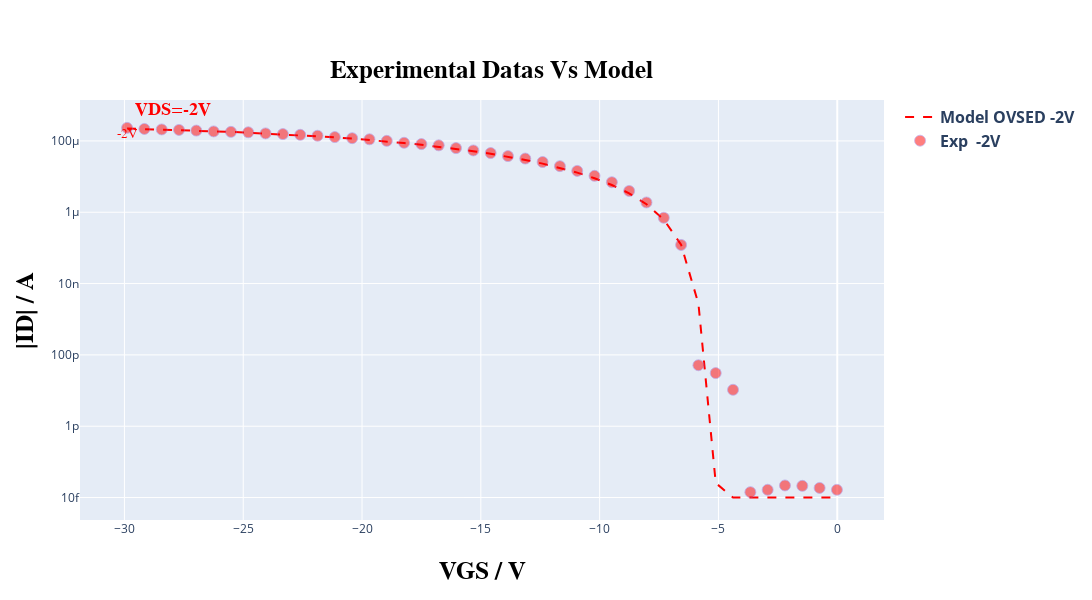
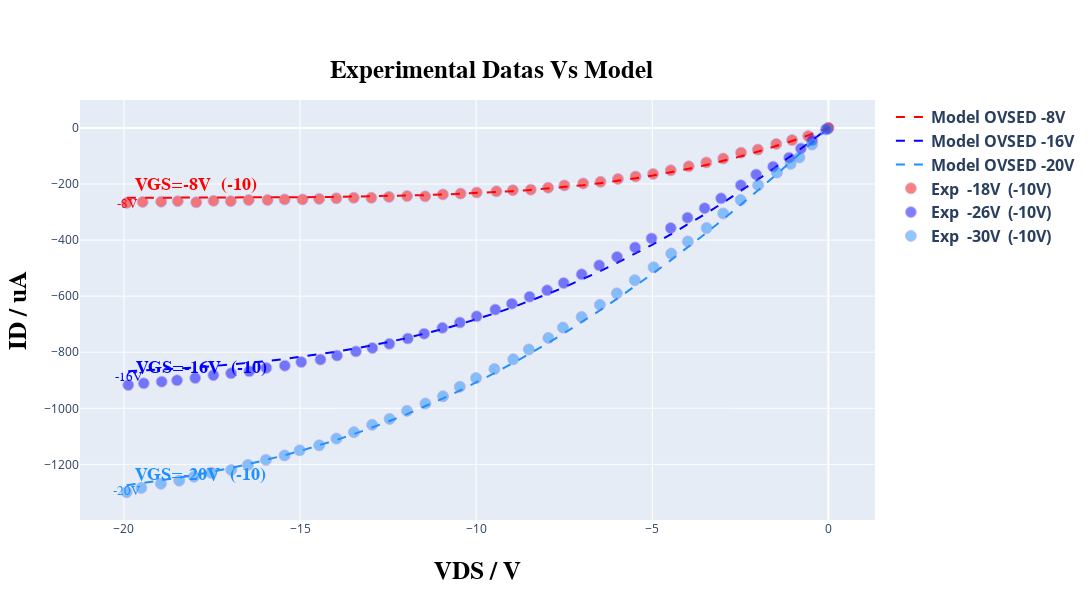

Write notebook code for charts like these, in order.
### Code cell
# @title ##### ***GRAFICS PLOT OPTION:*** { run: "auto" }
option = 'show both curves' # @param ["Show Transfer curve", "Show output curve", "show both curves"]

plot = initialize_graphics_plot(settings['image_size_width'], settings['image_size_height'])
model = instance_model(read, TFTModel, n_points, type_curve_plot, load_parameters, input_voltage, Vv, load_idleak, width_t, count_transfer, tp_tst, settings['experimental_data_scale_transfer'], settings['current_typic'], resistance, current)
in_model_data, in_exp_data, out_model_data, out_exp_data = load_experimental_data(read, count_transfer, Vv, Id, model, count_output)
plot_curves(option, plot, list_tension, list_tension_shift, count_transfer, in_model_data, out_model_data, in_exp_data, out_exp_data, shift_list, settings['select_files'], settings['current_typic'], type_curve_plot)
read.compute_relative_distance(Id, model)

### Figure 1 — Plotly figure (JSON) as saved in the notebook; plotly's stock layout.template omitted (floating-point values rounded to 4 significant figures)
{"data": [{"line": {"color": "rgb(255, 0, 0)", "dash": "dash"}, "mode": "lines+text", "name": "<b>Model OVSED<b> <b>-2V<b>", "text": ["-2V"], "textfont": {"color": "rgb(255, 0, 0)", "family": "Times New Roman", "size": 13}, "textposition": "bottom center", "type": "scatter", "x": [-29.89, -29.16, -28.43, -27.7, -26.97, -26.24, -25.52, -24.79, -24.06, -23.33, -22.6, -21.87, -21.14, -20.42, -19.69, -18.96, -18.23, -17.5, -16.77, -16.04, -15.32, -14.59, -13.86, -13.13, -12.4, -11.67, -10.94, -10.21, -9.486, -8.758, -8.029, -7.3, -6.572, -5.843, -5.114, -4.386, -3.657, -2.929, -2.2, -1.471, -0.7426, -0.014], "y": [0.0002219, 0.0002155, 0.0002088, 0.0002018, 0.0001944, 0.0001867, 0.0001788, 0.0001705, 0.000162, 0.0001532, 0.0001441, 0.0001349, 0.0001255, 0.000116, 0.0001064, 9.682e-05, 8.732e-05, 7.796e-05, 6.883e-05, 6e-05, 5.155e-05, 4.357e-05, 3.612e-05, 2.928e-05, 2.311e-05, 1.764e-05, 1.293e-05, 8.986e-06, 5.81e-06, 3.387e-06, 1.679e-06, 6.237e-07, 1.226e-07, 2.735e-09, 2.557e-14, 1e-14, 1e-14, 1e-14, 1e-14, 1e-14, 1e-14, 1e-14]}, {"marker": {"color": "rgb(255, 0, 0)", "line": {"color": "MediumPurple", "width": 0.8}, "opacity": 0.5, "size": 11}, "mode": "markers+text", "name": "<b>Exp <b> <b>-2V<b>", "text": ["<b>VDS<b>=-2V"], "textfont": {"color": "rgb(255, 0, 0)", "family": "Times New Roman", "size": 18}, "textposition": "top right", "type": "scatter", "x": [-29.89, -29.16, -28.43, -27.7, -26.97, -26.24, -25.52, -24.79, -24.06, -23.33, -22.6, -21.87, -21.14, -20.42, -19.69, -18.96, -18.23, -17.5, -16.77, -16.04, -15.32, -14.59, -13.86, -13.13, -12.4, -11.67, -10.94, -10.21, -9.486, -8.758, -8.029, -7.3, -6.572, -5.843, -5.114, -4.386, -3.657, -2.929, -2.2, -1.471, -0.7426, -0.014], "y": [0.0002321, 0.0002166, 0.0002097, 0.0002035, 0.0001948, 0.0001847, 0.0001794, 0.0001748, 0.0001626, 0.0001556, 0.0001483, 0.0001397, 0.0001282, 0.0001194, 0.000111, 0.0001003, 8.867e-05, 8.163e-05, 7.517e-05, 6.278e-05, 5.399e-05, 4.57e-05, 3.753e-05, 3.2e-05, 2.564e-05, 1.962e-05, 1.442e-05, 1.05e-05, 6.944e-06, 3.946e-06, 1.88e-06, 7.007e-07, 1.211e-07, 5.126e-11, 3.088e-11, 1.05e-11, 1.418e-14, 1.65e-14, 2.181e-14, 2.128e-14, 1.858e-14, 1.648e-14]}], "layout": {"height": 600, "legend": {"font": {"size": 16}}, "title": {"font": {"color": "black", "family": "Overpass", "size": 25}, "text": "<b>Experimental Datas Vs Model<b>", "x": 0.45, "y": 0.9}, "width": 1100, "xaxis": {"title": {"font": {"color": "black", "family": "Overpass", "size": 25}, "standoff": 25, "text": "<b>VGS / V<b>"}}, "yaxis": {"title": {"font": {"color": "black", "family": "Overpass", "size": 25}, "standoff": 10, "text": "<b>|ID| / A<b>"}, "type": "log"}}}

### Figure 2 — Plotly figure (JSON) as saved in the notebook; plotly's stock layout.template omitted (floating-point values rounded to 4 significant figures)
{"data": [{"line": {"color": "rgb(255, 0, 0)", "dash": "dash"}, "mode": "lines+text", "name": "<b>Model OVSED<b> <b>-8V<b>", "text": ["-8V"], "textfont": {"color": "rgb(255, 0, 0)", "family": "Times New Roman", "size": 13}, "textposition": "bottom center", "type": "scatter", "x": [-19.92, -19.47, -18.94, -18.47, -17.95, -17.46, -16.97, -16.46, -15.92, -15.44, -14.93, -14.46, -13.97, -13.47, -12.97, -12.48, -11.96, -11.45, -10.95, -10.44, -9.985, -9.425, -8.958, -8.45, -7.956, -7.494, -6.961, -6.468, -5.974, -5.472, -4.977, -4.475, -3.964, -3.465, -2.984, -2.478, -2.001, -1.48, -1.029, -0.573, 0.0005882, 0.0005882], "y": [-249.2, -249.2, -249.1, -249.0, -248.9, -248.8, -248.6, -248.3, -248.0, -247.6, -247.1, -246.5, -245.9, -245.0, -244.0, -242.8, -241.3, -239.5, -237.5, -235.0, -232.5, -228.9, -225.4, -221.0, -216.1, -210.9, -204.1, -196.9, -188.9, -179.7, -169.6, -158.3, -145.6, -131.9, -117.6, -101.1, -84.38, -64.63, -46.28, -26.54, -0.02815, -0.02815]}, {"line": {"color": "rgb(0, 0, 255)", "dash": "dash"}, "mode": "lines+text", "name": "<b>Model OVSED<b> <b>-16V<b>", "text": ["-16V"], "textfont": {"color": "rgb(0, 0, 255)", "family": "Times New Roman", "size": 13}, "textposition": "bottom center", "type": "scatter", "x": [-19.88, -19.44, -18.93, -18.49, -17.98, -17.46, -16.96, -16.44, -15.96, -15.43, -14.97, -14.42, -13.95, -13.41, -12.95, -12.46, -11.94, -11.48, -10.96, -10.46, -9.986, -9.456, -8.986, -8.483, -7.984, -7.515, -7.004, -6.505, -5.998, -5.487, -5.02, -4.475, -3.998, -3.513, -3.046, -2.485, -2.048, -1.567, -1.113, -0.78, -0.459, -0.069], "y": [-867.6, -865.0, -861.7, -858.4, -854.2, -849.3, -844.1, -838.0, -831.7, -824.1, -816.6, -806.9, -797.8, -786.2, -775.3, -762.9, -748.4, -734.5, -717.6, -700.2, -682.3, -660.9, -640.6, -617.5, -593.2, -568.9, -541.0, -512.2, -481.5, -448.9, -417.7, -379.6, -344.8, -308.0, -271.2, -225.3, -188.2, -146.2, -105.3, -74.49, -44.24, -6.72]}, {"line": {"color": "rgb(30, 144, 255)", "dash": "dash"}, "mode": "lines+text", "name": "<b>Model OVSED<b> <b>-20V<b>", "text": ["-20V"], "textfont": {"color": "rgb(30, 144, 255)", "family": "Times New Roman", "size": 13}, "textposition": "bottom center", "type": "scatter", "x": [-19.92, -19.51, -18.95, -18.43, -18.01, -17.52, -16.95, -16.48, -15.97, -15.44, -15.01, -14.46, -13.97, -13.47, -12.95, -12.46, -11.96, -11.44, -10.94, -10.46, -10.0, -9.482, -8.946, -8.506, -7.95, -7.536, -7.007, -6.486, -6.005, -5.496, -4.963, -4.461, -3.989, -3.457, -2.986, -2.489, -1.993, -1.46, -1.07, -0.823, -0.464, -0.019], "y": [-1275.0, -1268.0, -1258.0, -1247.0, -1238.0, -1227.0, -1213.0, -1200.0, -1184.0, -1167.0, -1153.0, -1132.0, -1113.0, -1092.0, -1069.0, -1045.0, -1021.0, -992.6, -964.7, -936.6, -908.1, -874.5, -838.3, -807.3, -766.5, -735.0, -693.2, -650.6, -609.9, -565.4, -517.3, -470.6, -425.5, -373.3, -325.8, -274.5, -222.1, -164.5, -121.5, -93.94, -53.33, -2.2]}, {"marker": {"color": "rgb(255, 0, 0)", "line": {"color": "MediumPurple", "width": 0.8}, "opacity": 0.5, "size": 11}, "mode": "markers+text", "name": "<b>Exp <b> <b>-18V<b> <b> (-10V)<b>", "text": ["<b>VGS<b>=-8V  (-10)"], "textfont": {"color": "rgb(255, 0, 0)", "family": "Times New Roman", "size": 18}, "textposition": "top right", "type": "scatter", "x": [-19.92, -19.47, -18.94, -18.47, -17.95, -17.46, -16.97, -16.46, -15.92, -15.44, -14.93, -14.46, -13.97, -13.47, -12.97, -12.48, -11.96, -11.45, -10.95, -10.44, -9.985, -9.425, -8.958, -8.45, -7.956, -7.494, -6.961, -6.468, -5.974, -5.472, -4.977, -4.475, -3.964, -3.465, -2.984, -2.478, -2.001, -1.48, -1.029, -0.573, 0.0005882, 0.0005882], "y": [-267.0, -264.0, -263.0, -261.0, -265.0, -260.0, -261.0, -257.0, -257.0, -255.0, -255.0, -253.0, -251.0, -249.0, -249.0, -246.0, -243.0, -244.0, -237.0, -234.0, -230.0, -226.0, -222.0, -220.0, -213.0, -205, -198.0, -192.0, -182.0, -173, -164.0, -151, -137.0, -123.0, -109.0, -88, -77.0, -57.0, -43, -29.0, 0.3043, 0.3043]}, {"marker": {"color": "rgb(0, 0, 255)", "line": {"color": "MediumPurple", "width": 0.8}, "opacity": 0.5, "size": 11}, "mode": "markers+text", "name": "<b>Exp <b> <b>-26V<b> <b> (-10V)<b>", "text": ["<b>VGS<b>=-16V  (-10)"], "textfont": {"color": "rgb(0, 0, 255)", "family": "Times New Roman", "size": 18}, "textposition": "top right", "type": "scatter", "x": [-19.88, -19.44, -18.93, -18.49, -17.98, -17.46, -16.96, -16.44, -15.96, -15.43, -14.97, -14.42, -13.95, -13.41, -12.95, -12.46, -11.94, -11.48, -10.96, -10.46, -9.986, -9.456, -8.986, -8.483, -7.984, -7.515, -7.004, -6.505, -5.998, -5.487, -5.02, -4.475, -3.998, -3.513, -3.046, -2.485, -2.048, -1.567, -1.113, -0.78, -0.459, -0.069], "y": [-917.0, -911.0, -905.0, -900.0, -892.0, -882.0, -875.0, -868.0, -856.0, -848.0, -835.0, -826, -812.0, -797.0, -785.0, -770.0, -751.0, -734.0, -713, -694, -672.0, -648.0, -627.0, -602, -579, -553.0, -522.0, -490.0, -460.0, -426.0, -394.0, -357, -320.0, -286, -251.0, -204, -166.0, -138.0, -106.0, -73, -44, -5.0]}, {"marker": {"color": "rgb(30, 144, 255)", "line": {"color": "MediumPurple", "width": 0.8}, "opacity": 0.5, "size": 11}, "mode": "markers+text", "name": "<b>Exp <b> <b>-30V<b> <b> (-10V)<b>", "text": ["<b>VGS<b>=-20V  (-10)"], "textfont": {"color": "rgb(30, 144, 255)", "family": "Times New Roman", "size": 18}, "textposition": "top right", "type": "scatter", "x": [-19.92, -19.51, -18.95, -18.43, -18.01, -17.52, -16.95, -16.48, -15.97, -15.44, -15.01, -14.46, -13.97, -13.47, -12.95, -12.46, -11.96, -11.44, -10.94, -10.46, -10.0, -9.482, -8.946, -8.506, -7.95, -7.536, -7.007, -6.486, -6.005, -5.496, -4.963, -4.461, -3.989, -3.457, -2.986, -2.489, -1.993, -1.46, -1.07, -0.823, -0.464, -0.019], "y": [-1299, -1284.0, -1269, -1258.0, -1244.0, -1230.0, -1220, -1202, -1184, -1168, -1150, -1132, -1108.0, -1085, -1059, -1038.0, -1009, -983.0, -957.0, -923.0, -892.0, -860.0, -825, -790.0, -749.0, -712, -674.0, -631.0, -590, -543.0, -497.0, -448.0, -405.0, -357, -305, -257.0, -204, -159.0, -128.0, -105.0, -59.0, -4.0]}], "layout": {"height": 600, "legend": {"font": {"size": 16}}, "title": {"font": {"color": "black", "family": "Overpass", "size": 25}, "text": "<b>Experimental Datas Vs Model<b>", "x": 0.45, "y": 0.9}, "width": 1100, "xaxis": {"title": {"font": {"color": "black", "family": "Overpass", "size": 25}, "standoff": 25, "text": "<b>VDS / V<b>"}}, "yaxis": {"title": {"font": {"color": "black", "family": "Overpass", "size": 25}, "standoff": 10, "text": "<b>ID / uA<b>"}, "type": "linear"}}}
